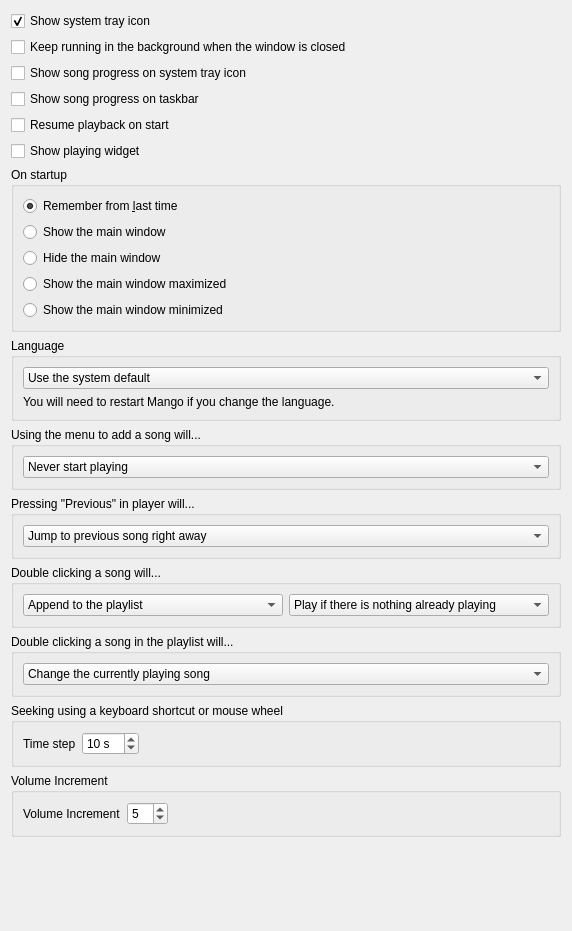
<?xml version="1.0" encoding="UTF-8"?>
<ui version="4.0">
 <class>BehaviourSettingsPage</class>
 <widget class="QWidget" name="BehaviourSettingsPage">
  <property name="geometry">
   <rect>
    <x>0</x>
    <y>0</y>
    <width>572</width>
    <height>931</height>
   </rect>
  </property>
  <property name="windowTitle">
   <string>Behavior</string>
  </property>
  <layout class="QVBoxLayout" name="layout_behavioursettingspage">
   <item>
    <widget class="QCheckBox" name="checkbox_showtrayicon">
     <property name="text">
      <string>Show system tray icon</string>
     </property>
     <property name="checked">
      <bool>true</bool>
     </property>
    </widget>
   </item>
   <item>
    <widget class="QCheckBox" name="checkbox_keeprunning">
     <property name="text">
      <string>Keep running in the background when the window is closed</string>
     </property>
     <property name="checked">
      <bool>false</bool>
     </property>
    </widget>
   </item>
   <item>
    <widget class="QCheckBox" name="checkbox_trayicon_progress">
     <property name="text">
      <string>Show song progress on system tray icon</string>
     </property>
    </widget>
   </item>
   <item>
    <widget class="QCheckBox" name="checkbox_taskbar_progress">
     <property name="text">
      <string>Show song progress on taskbar</string>
     </property>
    </widget>
   </item>
   <item>
    <widget class="QCheckBox" name="checkbox_resumeplayback">
     <property name="text">
      <string>Resume playback on start</string>
     </property>
     <property name="checked">
      <bool>false</bool>
     </property>
    </widget>
   </item>
   <item>
    <widget class="QCheckBox" name="checkbox_playingwidget">
     <property name="text">
      <string>Show playing widget</string>
     </property>
    </widget>
   </item>
   <item>
    <widget class="QGroupBox" name="groupbox_startup">
     <property name="title">
      <string>On startup</string>
     </property>
     <layout class="QVBoxLayout" name="layout_startup">
      <item>
       <widget class="QRadioButton" name="radiobutton_remember">
        <property name="text">
         <string>Remember from &amp;last time</string>
        </property>
        <property name="checked">
         <bool>true</bool>
        </property>
       </widget>
      </item>
      <item>
       <widget class="QRadioButton" name="radiobutton_show">
        <property name="text">
         <string>Show the main window</string>
        </property>
       </widget>
      </item>
      <item>
       <widget class="QRadioButton" name="radiobutton_hide">
        <property name="text">
         <string>Hide the main window</string>
        </property>
       </widget>
      </item>
      <item>
       <widget class="QRadioButton" name="radiobutton_show_maximized">
        <property name="text">
         <string>Show the main window maximized</string>
        </property>
       </widget>
      </item>
      <item>
       <widget class="QRadioButton" name="radiobutton_show_minimized">
        <property name="text">
         <string>Show the main window minimized</string>
        </property>
       </widget>
      </item>
     </layout>
    </widget>
   </item>
   <item>
    <widget class="QGroupBox" name="groupbox_language">
     <property name="title">
      <string>Language</string>
     </property>
     <layout class="QVBoxLayout" name="layout_language">
      <item>
       <widget class="QComboBox" name="combobox_language">
        <item>
         <property name="text">
          <string>Use the system default</string>
         </property>
        </item>
       </widget>
      </item>
      <item>
       <widget class="QLabel" name="label_language">
        <property name="text">
         <string>You will need to restart Mango if you change the language.</string>
        </property>
       </widget>
      </item>
     </layout>
    </widget>
   </item>
   <item>
    <widget class="QGroupBox" name="groupbox_add_song">
     <property name="title">
      <string>Using the menu to add a song will...</string>
     </property>
     <layout class="QVBoxLayout" name="layout_menuplaymode">
      <item>
       <widget class="QComboBox" name="combobox_menuplaymode">
        <property name="currentIndex">
         <number>0</number>
        </property>
        <item>
         <property name="text">
          <string>Never start playing</string>
         </property>
        </item>
        <item>
         <property name="text">
          <string>Play if there is nothing already playing</string>
         </property>
        </item>
        <item>
         <property name="text">
          <string>Always start playing</string>
         </property>
        </item>
       </widget>
      </item>
     </layout>
    </widget>
   </item>
   <item>
    <widget class="QGroupBox" name="groupbox_previous">
     <property name="title">
      <string>Pressing &quot;Previous&quot; in player will...</string>
     </property>
     <layout class="QVBoxLayout" name="layout_previous">
      <item>
       <widget class="QComboBox" name="combobox_previousmode">
        <property name="currentIndex">
         <number>0</number>
        </property>
        <item>
         <property name="text">
          <string>Jump to previous song right away</string>
         </property>
        </item>
        <item>
         <property name="text">
          <string>Restart song, then jump to previous if pressed again</string>
         </property>
        </item>
       </widget>
      </item>
     </layout>
    </widget>
   </item>
   <item>
    <widget class="QGroupBox" name="groupbox_doubleclickaddmode">
     <property name="title">
      <string>Double clicking a song will...</string>
     </property>
     <layout class="QHBoxLayout" name="layout_doubleclickaddmode">
      <item>
       <widget class="QComboBox" name="combobox_doubleclickaddmode">
        <property name="currentIndex">
         <number>0</number>
        </property>
        <item>
         <property name="text">
          <string>Append to the playlist</string>
         </property>
        </item>
        <item>
         <property name="text">
          <string>Replace the playlist</string>
         </property>
        </item>
        <item>
         <property name="text">
          <string>Open in new playlist</string>
         </property>
        </item>
        <item>
         <property name="text">
          <string>Add to the queue</string>
         </property>
        </item>
       </widget>
      </item>
      <item>
       <widget class="QComboBox" name="combobox_doubleclickplaymode">
        <property name="currentIndex">
         <number>1</number>
        </property>
        <item>
         <property name="text">
          <string>Never start playing</string>
         </property>
        </item>
        <item>
         <property name="text">
          <string>Play if there is nothing already playing</string>
         </property>
        </item>
        <item>
         <property name="text">
          <string>Always start playing</string>
         </property>
        </item>
       </widget>
      </item>
     </layout>
    </widget>
   </item>
   <item>
    <widget class="QGroupBox" name="groupbox_doubleclickplaylist">
     <property name="title">
      <string>Double clicking a song in the playlist will...</string>
     </property>
     <layout class="QVBoxLayout" name="layout_doubleclickplaylist">
      <item>
       <widget class="QComboBox" name="combobox_doubleclickplaylistaddmode">
        <property name="currentIndex">
         <number>0</number>
        </property>
        <item>
         <property name="text">
          <string>Change the currently playing song</string>
         </property>
        </item>
        <item>
         <property name="text">
          <string>Add to the queue</string>
         </property>
        </item>
       </widget>
      </item>
     </layout>
    </widget>
   </item>
   <item>
    <widget class="QGroupBox" name="groupbox_seekstep">
     <property name="title">
      <string>Seeking using a keyboard shortcut or mouse wheel</string>
     </property>
     <layout class="QHBoxLayout" name="layout_seekstep">
      <item>
       <widget class="QLabel" name="label_seekstep">
        <property name="text">
         <string>Time step</string>
        </property>
       </widget>
      </item>
      <item>
       <widget class="QSpinBox" name="spinbox_seekstepsec">
        <property name="suffix">
         <string> s</string>
        </property>
        <property name="prefix">
         <string/>
        </property>
        <property name="minimum">
         <number>1</number>
        </property>
        <property name="maximum">
         <number>120</number>
        </property>
        <property name="value">
         <number>10</number>
        </property>
       </widget>
      </item>
      <item>
       <spacer name="spacer_seekstep">
        <property name="orientation">
         <enum>Qt::Horizontal</enum>
        </property>
        <property name="sizeHint" stdset="0">
         <size>
          <width>40</width>
          <height>20</height>
         </size>
        </property>
       </spacer>
      </item>
     </layout>
    </widget>
   </item>
   <item>
    <widget class="QGroupBox" name="groupbox_volumeincrement">
     <property name="title">
      <string>Volume Increment</string>
     </property>
     <layout class="QHBoxLayout" name="horizontalLayout">
      <item>
       <widget class="QLabel" name="label_volumeincrement">
        <property name="text">
         <string>Volume Increment</string>
        </property>
       </widget>
      </item>
      <item>
       <widget class="QSpinBox" name="spinbox_volumeincrement">
        <property name="suffix">
         <string/>
        </property>
        <property name="minimum">
         <number>1</number>
        </property>
        <property name="maximum">
         <number>25</number>
        </property>
        <property name="value">
         <number>5</number>
        </property>
       </widget>
      </item>
      <item>
       <spacer name="spacer_volumeincrement">
        <property name="orientation">
         <enum>Qt::Horizontal</enum>
        </property>
        <property name="sizeHint" stdset="0">
         <size>
          <width>40</width>
          <height>20</height>
         </size>
        </property>
       </spacer>
      </item>
     </layout>
    </widget>
   </item>
   <item>
    <spacer name="spacer_bottom">
     <property name="orientation">
      <enum>Qt::Vertical</enum>
     </property>
     <property name="sizeHint" stdset="0">
      <size>
       <width>20</width>
       <height>5</height>
      </size>
     </property>
    </spacer>
   </item>
  </layout>
 </widget>
 <tabstops>
  <tabstop>checkbox_showtrayicon</tabstop>
  <tabstop>checkbox_keeprunning</tabstop>
  <tabstop>checkbox_trayicon_progress</tabstop>
  <tabstop>checkbox_taskbar_progress</tabstop>
  <tabstop>checkbox_resumeplayback</tabstop>
  <tabstop>checkbox_playingwidget</tabstop>
  <tabstop>radiobutton_remember</tabstop>
  <tabstop>radiobutton_show</tabstop>
  <tabstop>radiobutton_hide</tabstop>
  <tabstop>radiobutton_show_maximized</tabstop>
  <tabstop>radiobutton_show_minimized</tabstop>
  <tabstop>combobox_language</tabstop>
  <tabstop>combobox_menuplaymode</tabstop>
  <tabstop>combobox_previousmode</tabstop>
  <tabstop>combobox_doubleclickaddmode</tabstop>
  <tabstop>combobox_doubleclickplaymode</tabstop>
  <tabstop>combobox_doubleclickplaylistaddmode</tabstop>
  <tabstop>spinbox_seekstepsec</tabstop>
  <tabstop>spinbox_volumeincrement</tabstop>
 </tabstops>
 <resources/>
 <connections/>
</ui>
